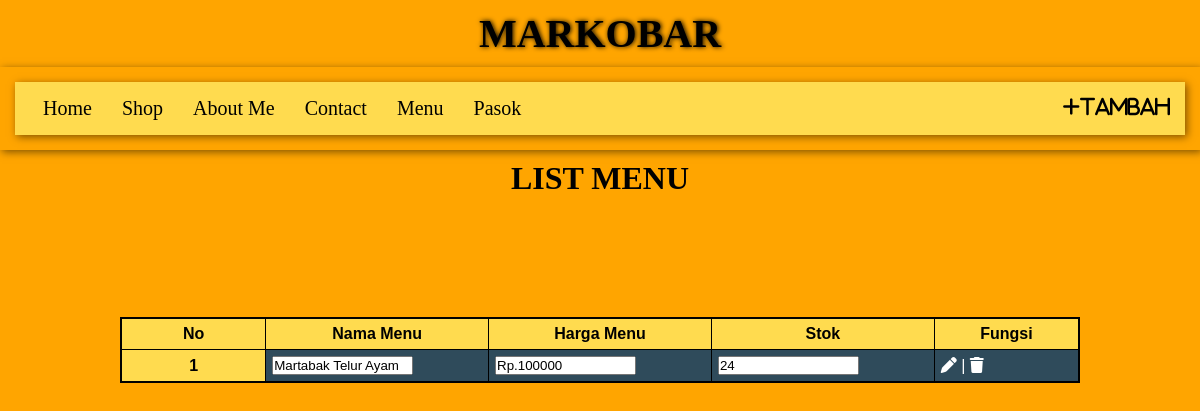
The app's page /POSTTEST5/menu/view.php, older data.
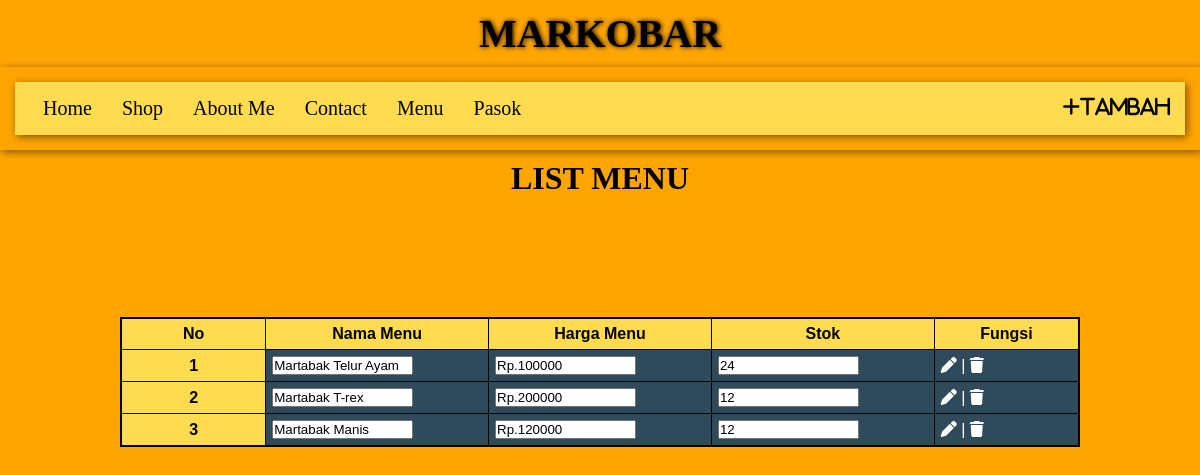
The same page, newer data.
### tables this page shows
CREATE TABLE `menu` (
  `id_menu` int(11) NOT NULL,
  `nama_menu` varchar(32) NOT NULL,
  `harga_menu` float NOT NULL,
  `stok` int(11) NOT NULL
);

### POSTTEST5/menu/view.php (the view, shortened to what this page needs)
<?php
    include "../menu_utama.php";
?>
<!DOCTYPE html>
<html lang="en">
<head>
 <form method="post">
</head>
<body class="body">
    <form action="" method="POST">
        <h3 align="center">LIST MENU</h3>
        <table align="center" border="0" class="table">
            <tr>
                <th>No</th>
                <th>Nama Menu</th>
                <th>Harga Menu</th>
                <th>Stok</th>
                <th>Fungsi</th>
            </tr>
                <?php
                    $no = 1;
                    $tableBarang = mysqli_query($connect, "SELECT * FROM menu");
                    while($rowBarang = mysqli_fetch_array($tableBarang)){
                ?>
            <tr>
                <th><?= $no++ ?></th>
                <td><input type="text" size="15" readonly value="<?= $rowBarang['nama_menu'] ?>"></td>
                <td><input type="text" size="15" readonly value="Rp.<?= $rowBarang['harga_menu'] ?>"></td>
                <td><input type="text" size="15" readonly value="<?= $rowBarang['stok'] ?>"></td>
                <td><a href="update.php?id=<?= $rowBarang['id_menu']?>"><i class="fa-solid fa-pen"></i></a> | <a href="delete.php?id=<?= $rowBarang['id_menu'] ?>"><i class="fa-solid fa-trash"></i></a></td>
            </tr>
                <?php }?>
        </table>
        </form>
    <br>
    <br>
</body>
</html>

Row changes from the older to the newer data that the page shows:
added menu: nama_menu "Martabak T-rex", harga_menu "Rp.200000", stok "12"
added menu: nama_menu "Martabak Manis", harga_menu "Rp.120000", stok "12"
